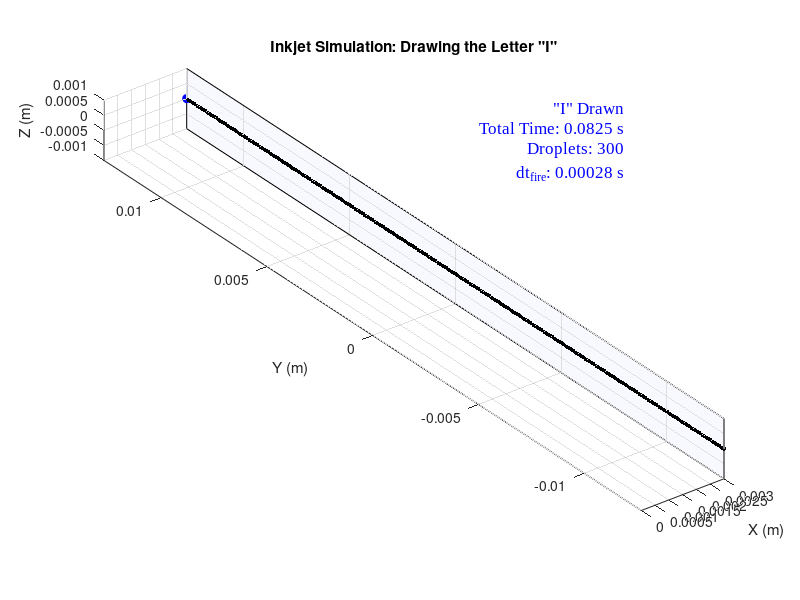

Source code (MATLAB):
clear; clc; close all;


v = 20;                   % m/s (horizontal droplet velocity)
D = 3e-3;                 % m (distance from nozzle to paper)
t_travel = D/v;        % s (time for droplet to reach paper)
dpi = 300;                % printing resolution (dots per inch)
spacing = 0.0254 / dpi;   % m (vertical spacing between droplets)
total_time = 0.0825;      % s (total time to draw the letter "I")

line_length = 25.4e-3;              % 1 inch vertical line
N = round(line_length / spacing);   % number of droplets (≈300)
dt_fire = total_time / N;           % time between droplet firings

figure('Color','w');
hold on; grid on; axis equal;
xlabel('X (m)'); ylabel('Y (m)'); zlabel('Z (m)');
title('Inkjet Simulation: Drawing the Letter "I"');

xlim([0 D]);
ylim([-line_length/2 line_length/2]);
zlim([-1e-3 1e-3]);


paperX = D;
fill3([paperX paperX paperX paperX], ...
     [-line_length/2 line_length/2 line_length/2 -line_length/2], ...
     [-1e-3 -1e-3 1e-3 1e-3], ...
     [0.9 0.9 1], 'FaceAlpha', 0.3);


droplet = plot3(0, 0, 0, 'bo', 'MarkerFaceColor', 'b', 'MarkerSize', 6);
drawnow;

y_points = linspace(-line_length/2, line_length/2, N);


tic;  % start timer

for i = 1:N
    
    y_final = y_points(i);               % final landing position on paper
    

    t_local = linspace(0, t_travel, 10); % small steps to animate travel
    x = v * t_local;
    y = y_final * ones(size(x));
    z = zeros(size(x));


    for k = 1:length(t_local)
        set(droplet, 'XData', x(k), 'YData', y(k), 'ZData', z(k));
        drawnow limitrate;
    end


    plot3(D, y_final, 0, 'k.', 'MarkerSize', 10);
    drawnow limitrate;


    elapsed = toc;
    target_time = i * dt_fire;
    if elapsed < target_time
        pause(target_time - elapsed);
    end
    
end



% Get axis limits AFTER the drawing is done
xl = xlim;
yl = ylim;

% Build info text
% ---- TEXT FIXED ON RIGHT SIDE OF SCREEN ----

infoText = sprintf(['"I" Drawn\n' ...
                    'Total Time: %.4f s\n' ...
                    'Droplets: %d\n' ...
                    'dt_{fire}: %.5f s'], ...
                    total_time, N, dt_fire);
annotation('textbox', [0.60 0.70 0.30 0.20], ...
    'String', infoText, ...
    'FontSize', 12, ...
    'FontName', 'Times New Roman', ...
    'Color', 'b', ...
    'FontWeight', 'normal', ...
    'EdgeColor', 'none', ...
    'HorizontalAlignment', 'right', ...
    'VerticalAlignment', 'top');


